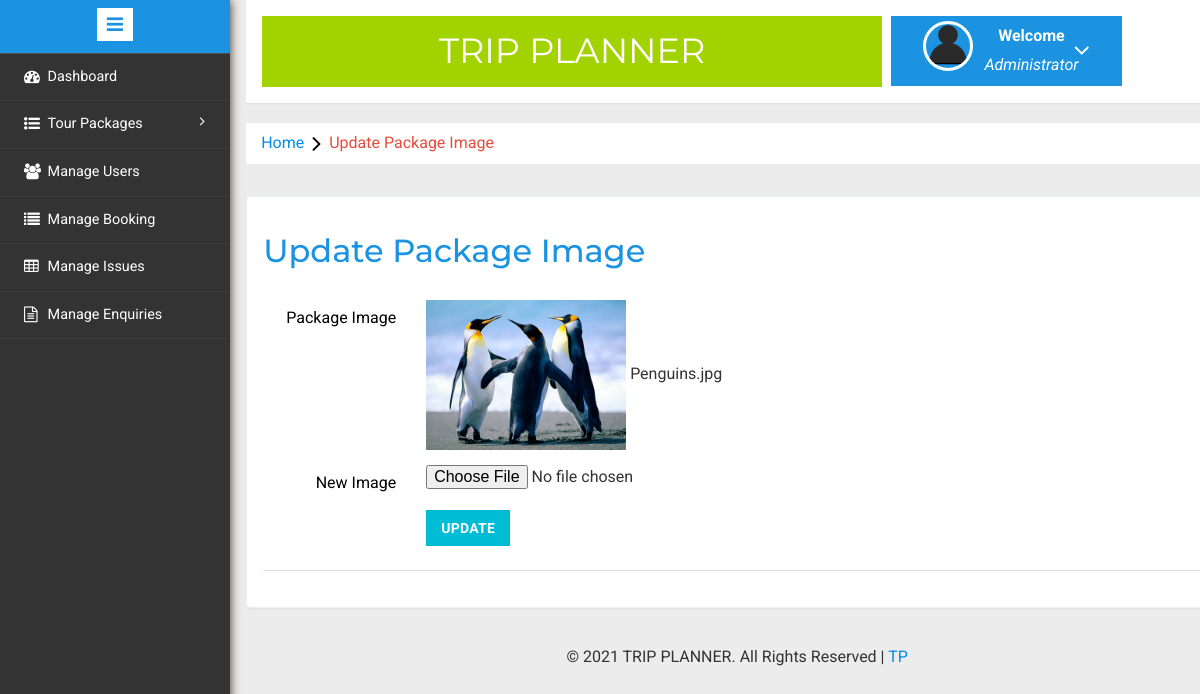
Screenshot of /trip-planner/admin/change-image.php?imgid=1 with the database file from the repository.
### tables this page shows
CREATE TABLE `tourpackagestbl` (
  `PackageId` int(11) NOT NULL,
  `PackageName` varchar(200) DEFAULT NULL,
  `PackageType` varchar(150) DEFAULT NULL,
  `PackageLocation` varchar(100) DEFAULT NULL,
  `PackagePrice` int(11) DEFAULT NULL,
  `PackageFetures` varchar(255) DEFAULT NULL,
  `PackageDetails` mediumtext DEFAULT NULL,
  `PackageImage` varchar(100) DEFAULT NULL,
  `Creationdate` timestamp NULL DEFAULT current_timestamp(),
  `UpdationDate` timestamp NULL DEFAULT NULL ON UPDATE current_timestamp()
);

### trip-planner/admin/change-image.php (the view, shortened to what this page needs)
<?php
include('includes/config.php');
?>
<!DOCTYPE HTML>
<html>
<head>
<link href="css/bootstrap.min.css" rel='stylesheet' type='text/css' />
<link href="css/style.css" rel='stylesheet' type='text/css' />
<link rel="stylesheet" href="css/morris.css" type="text/css"/>
<link href="css/font-awesome.css" rel="stylesheet">
<link rel="stylesheet" href="css/icon-font.min.css" type='text/css' />
</head>
<body>
   <div class="page-container">
<div class="left-content">
	   <div class="mother-grid-inner">
<?php include('includes/header.php');?>
				</div>
	<ol class="breadcrumb">
                <li class="breadcrumb-item"><a href="dashboard.php">Home</a><i class="fa fa-angle-right"></i>Update Package Image </li>
            </ol>
 	<div class="grid-form">
  <div class="grid-form1">
  	       <h3>Update Package Image </h3>
  	         <div class="tab-content">
						<div class="tab-pane active" id="horizontal-form">
<form class="form-horizontal"  name="package" method="post" enctype="multipart/form-data">
<?php
$imgid=intval($_GET['imgid']);
$sql = "SELECT PackageImage from tourpackagestbl where PackageId=$imgid";
$query_result = mysqli_query($con, $sql) or die(mysqli_error($con));
$row = mysqli_fetch_assoc($query_result);
?>
<div class="form-group">
<label for="focusedinput" class="col-sm-2 control-label"> Package Image </label>
<div class="col-sm-8">
<img src="pacakgeimages/<?php echo $row['PackageImage'];?>" width="200">
<?php echo $row['PackageImage'];?>
</div>
</div>
<div class="form-group">
	<label for="focusedinput" class="col-sm-2 control-label">New Image</label>
	<div class="col-sm-8">
	<input type="file" name="packageimage" id="packageimage" required>
	</div>
</div>
<div class="row">
	<div class="col-sm-8 col-sm-offset-2">
	<button type="submit" name="submit" class="btn-primary btn" onclick="success()">Update</button>
	</div>
</div>
</div>
      <div class="panel-footer">
	 </div>
  </div>
 	</div>
<?php include('includes/footer.php');?>
</div>
</div>
					<?php include('includes/sidebarmenu.php');?>
							</div>
</body>
</html>

### rows the page displays
tourpackagestbl: PackageImage (picture), PackageImage "Penguins.jpg"
